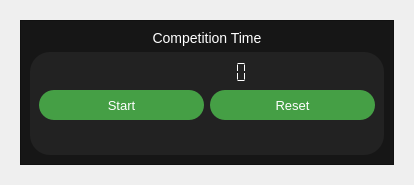
<?xml version="1.0" encoding="UTF-8"?>
<ui version="4.0">
 <class>Form</class>
 <widget class="QWidget" name="Form">
  <property name="geometry">
   <rect>
    <x>0</x>
    <y>0</y>
    <width>414</width>
    <height>185</height>
   </rect>
  </property>
  <property name="windowTitle">
   <string>Form</string>
  </property>
  <layout class="QVBoxLayout" name="verticalLayout_5">
   <item>
    <widget class="QWidget" name="cpanel_competition_time_widget" native="true">
     <layout class="QVBoxLayout" name="verticalLayout_4">
      <item>
       <widget class="QFrame" name="cpanel_competition_time">
        <property name="styleSheet">
         <string notr="true">QFrame#cpanel_competition_time{
background-color:	rgba(22,22,22,255);
}</string>
        </property>
        <property name="frameShape">
         <enum>QFrame::StyledPanel</enum>
        </property>
        <property name="frameShadow">
         <enum>QFrame::Raised</enum>
        </property>
        <layout class="QVBoxLayout" name="verticalLayout_3">
         <item>
          <widget class="QLabel" name="cpanel_label_competition_time">
           <property name="sizePolicy">
            <sizepolicy hsizetype="Preferred" vsizetype="Fixed">
             <horstretch>0</horstretch>
             <verstretch>0</verstretch>
            </sizepolicy>
           </property>
           <property name="styleSheet">
            <string notr="true">color:White;
font-size: 14px;</string>
           </property>
           <property name="text">
            <string>Competition Time</string>
           </property>
           <property name="alignment">
            <set>Qt::AlignCenter</set>
           </property>
          </widget>
         </item>
         <item>
          <widget class="QFrame" name="cpanel_frame_competition_time">
           <property name="styleSheet">
            <string notr="true">QFrame#cpanel_frame_competition_time {
background-color: rgba(34,34,34,255);
border-radius: 20px;
}
QPushButton {
background-color: rgba(69,159,69,255);
border-radius: 15px;
color: rgb(255, 255, 255);
font-size: 13px;
width: 100px;
height: 30px;
}
QPushButton#btn_reset_timer{
background-color: rgba(66,66,66,255);
}
QPushButton:hover{
background-color: rgba(69,159,69,200);
}
QPushButton:pressed{
background-color: rgba(69,159,69,128);
}
QLCDNumber{
border: none;
color: White;
}</string>
           </property>
           <property name="frameShape">
            <enum>QFrame::StyledPanel</enum>
           </property>
           <property name="frameShadow">
            <enum>QFrame::Raised</enum>
           </property>
           <layout class="QVBoxLayout" name="verticalLayout_2">
            <item>
             <layout class="QVBoxLayout" name="verticalLayout">
              <item>
               <widget class="QLCDNumber" name="cpanel_lcdn_timer">
                <property name="layoutDirection">
                 <enum>Qt::RightToLeft</enum>
                </property>
                <property name="lineWidth">
                 <number>1</number>
                </property>
                <property name="midLineWidth">
                 <number>0</number>
                </property>
                <property name="smallDecimalPoint">
                 <bool>false</bool>
                </property>
                <property name="digitCount">
                 <number>8</number>
                </property>
                <property name="mode">
                 <enum>QLCDNumber::Dec</enum>
                </property>
                <property name="segmentStyle">
                 <enum>QLCDNumber::Flat</enum>
                </property>
                <property name="value" stdset="0">
                 <double>0.000000000000000</double>
                </property>
                <property name="intValue" stdset="0">
                 <number>0</number>
                </property>
               </widget>
              </item>
              <item>
               <layout class="QHBoxLayout" name="horizontalLayout">
                <item>
                 <widget class="QPushButton" name="cpanel_btn_start_timer">
                  <property name="text">
                   <string>Start</string>
                  </property>
                 </widget>
                </item>
                <item>
                 <widget class="QPushButton" name="cpanel_btn_reset_timer">
                  <property name="text">
                   <string>Reset</string>
                  </property>
                 </widget>
                </item>
               </layout>
              </item>
             </layout>
            </item>
            <item>
             <spacer name="verticalSpacer">
              <property name="orientation">
               <enum>Qt::Vertical</enum>
              </property>
              <property name="sizeHint" stdset="0">
               <size>
                <width>20</width>
                <height>40</height>
               </size>
              </property>
             </spacer>
            </item>
           </layout>
          </widget>
         </item>
        </layout>
       </widget>
      </item>
     </layout>
    </widget>
   </item>
  </layout>
 </widget>
 <resources/>
 <connections/>
</ui>
